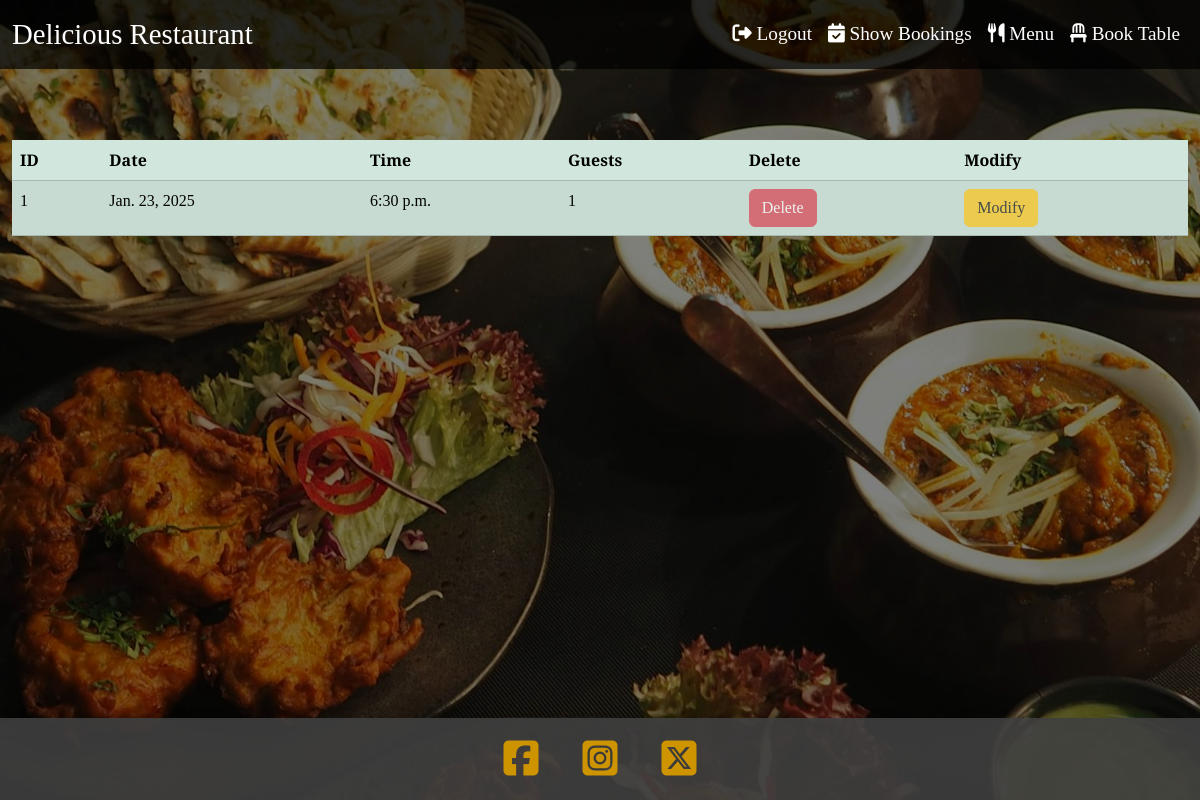
The page /showbookings/ (signed in) on the database as committed earlier.
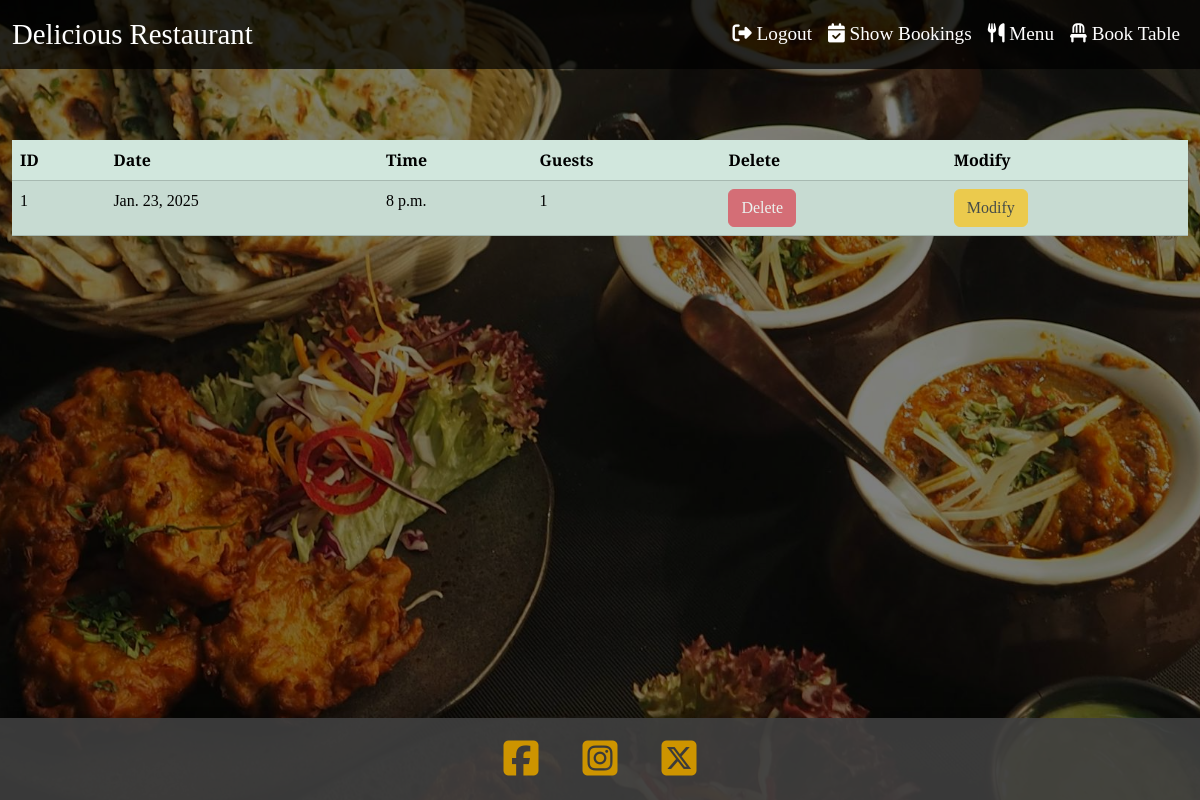
The same page on the database as committed later.
### dine_smart/myrestaurant/models.py (models this page shows, shortened)
class Reservation(models.Model):
    user = models.ForeignKey(User, on_delete=models.CASCADE, null=True, blank=True)
    first_name = models.CharField(max_length=50, null=False, blank=False)
    last_name = models.CharField(max_length=50, null=False, blank=False)
    email = models.EmailField(null=False, blank=False)
    contact_number = models.CharField(max_length=15, null=False, blank=False)
    date = models.DateField(null=False, blank=False)
    time = models.TimeField(null=False, blank=False)
    guests = models.IntegerField(null=False, blank=False)
    table = models.ForeignKey(Table, on_delete=models.CASCADE, default=get_default_table)

### dine_smart/myrestaurant/views.py (the view)
# urls.py: path('showbookings/', show_bookings, name='show_bookings'),
def show_bookings(request):
    user_bookings = Reservation.objects.filter(user=request.user)
    today = date.today()
    return render(request, 'showbooking/showbooking.html', {'user_bookings': user_bookings, 'today': today})

### dine_smart/templates/showbooking/showbooking.html (shortened to what this page needs)
{% extends "home/home.html" %}
{% block content %}
<main>
    {% if user.is_authenticated %}
    <div class="container-fluid">
        <div class="table-responsive">
            <table class="table table-success table-striped table-hover">
                <thead>
                    <tr>
                        <th scope="col">ID</th>
                        <th scope="col">Date</th>
                        <th scope="col">Time</th>
                        <th scope="col">Guests</th>
                        <th scope="col">Delete</th>
                        <th scope="col">Modify</th>
                    </tr>
                </thead>
                <tbody>
                    {% for booking in user_bookings %}
                    <tr>
                        <td>{{ booking.id }}</td>
                        <td>{{ booking.date }}</td>
                        <td>{{ booking.time }}</td>
                        <td>{{ booking.guests }}</td>
                        {% if booking.date < today %}
                        <td>
                            <a href="{% url 'deletebooking' booking.id %}" class="btn btn-danger disabled text-decoration-none">Delete</a>
                        </td>
                        <td>
                            <a href="{% url 'modifybooking' booking.id %}" class="btn btn-warning disabled text-decoration-none">Modify</a>
                        </td>
                        {% endif %}
                    </tr>
                    {% endfor %}
                </tbody>
            </table>
        </div>
    </div>
    {% endif %}
</main>
{% endblock %}

Rows that differ between the two databases and show on the page:
changed Reservation id 1: time "6:30 p.m." → "8 p.m."
